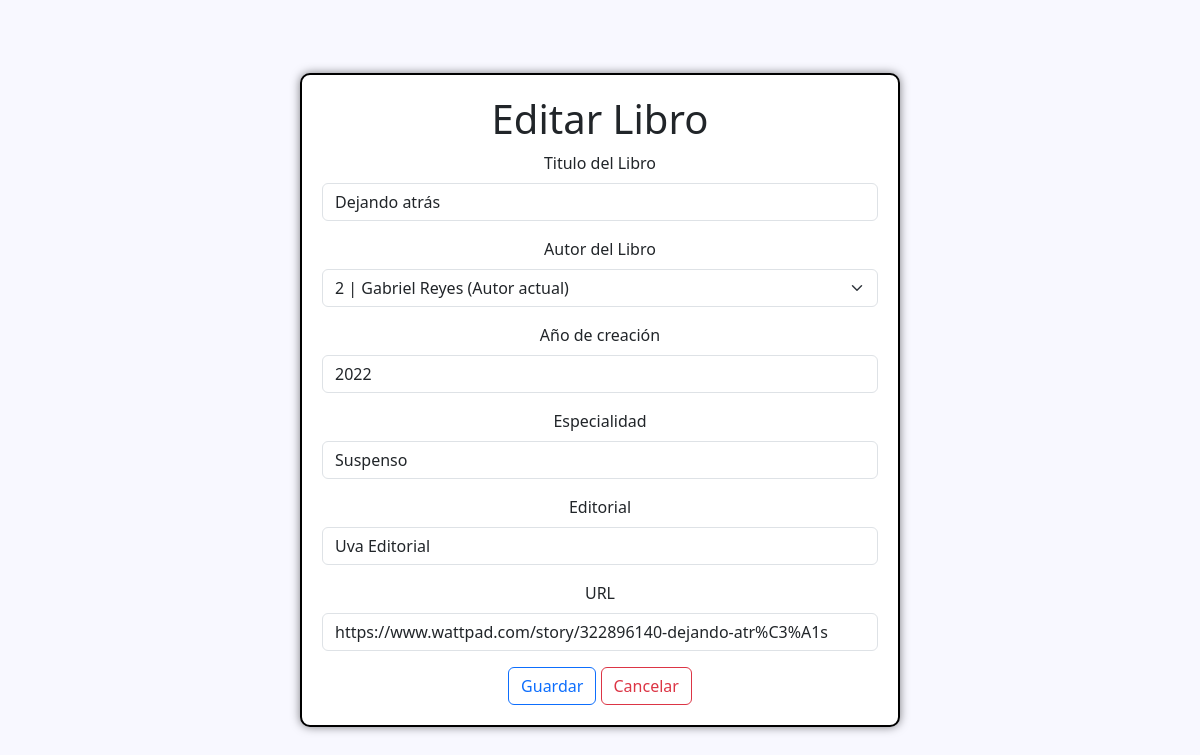
The app's page /Lab07/libro/update.php?id=3 with its own data.
### tables this page shows
CREATE TABLE `libro` (
  `libro_id` int(11) NOT NULL,
  `titulo` varchar(150) NOT NULL,
  `autor_id` int(11) NOT NULL,
  `anio` int(11) NOT NULL,
  `especialidad` varchar(60) DEFAULT NULL,
  `editorial` varchar(60) DEFAULT NULL,
  `link` varchar(250) DEFAULT NULL
);

### Lab07/libro/update.php (the view, shortened to what this page needs)
<?php
$conexion = conectar();
$libro_id = $_GET['id'];
$query = $conexion ->prepare("SELECT * FROM libro WHERE libro_id = '$libro_id'");
$query -> execute();
$resultado = $query -> get_result();
$libro = mysqli_fetch_array($resultado);
$titulo = $libro['titulo'];
$autor_id = $libro['autor_id'];
$anio = $libro['anio'];
$especialidad = $libro['especialidad'];
$editorial = $libro['editorial'];
$url = $libro['link'];
?>
<!DOCTYPE html>
<html lang="es">
<head>
    <link href="https://cdn.jsdelivr.net/npm/bootstrap@5.3.0-alpha3/dist/css/bootstrap.min.css" rel="stylesheet">
</head>
<body>
    <div class="container">
    <h1>Editar Libro</h1>
    <form  name="formCreate" action="update_libro.php" method="POST">
        <div class="mb-3">
            <label for="titulo" class="form-label">Titulo del Libro</label>
            <input type="text" class="form-control"name="titulo" placeholder="Nombre del libro" value="<?php echo $titulo ?>" maxlength= "150" required>
        </div>
        <div class="mb-3">
                <?php
                    $query_nombre_autor = "SELECT autor_id, CONCAT(autor_id,' | ',nombres, ' ', ape_paterno) AS nombre_autor FROM autor WHERE autor_id = $autor_id";
                    $result_nombre_autor = mysqli_query($conexion, $query_nombre_autor);
                    $autor_nombre = mysqli_fetch_array($result_nombre_autor);
                    $nombre = $autor_nombre['nombre_autor'];
                    echo "<label for='autor_id' class='form-label'>Autor del Libro </label>";
                    echo "<select name='autor_id' id='autor_id' class='form-select' value='<?php echo $autor_id >'>";
                    echo "<option selected value= $autor_id >$nombre  (Autor actual)</option>";
                ?>
            </select>
        </div>
        <div class="mb-3">
            <label for="anio" class="form-label">Año de creación</label>
            <input type="number" class="form-control" name="anio" placeholder="Año de creación del libro" value="<?php echo $anio ?>" maxlength= "4" required>
        </div>
        <div class="mb-3">
            <label for="especialidad" class="form-label">Especialidad</label>
            <input type="text" class="form-control"name="especialidad" placeholder="Editorial del libro" value="<?php echo $especialidad ?>" maxlength= "60" >
        </div>
        <div class="mb-3">
            <label for="editorial" class="form-label">Editorial</label>
            <input type="text" class="form-control"name="editorial" placeholder="Editorial del libro" value="<?php echo $editorial ?>" maxlength= "60">
        </div>
        <div class="mb-3">
            <label for="url" class="form-label">URL</label>
            <input type="text" class="form-control"name="url" placeholder="Enlace al libro" value="<?php echo $url ?>" maxlength= "250">
        </div>
            <button class="btn btn-outline-primary" type="submit">Guardar</button>
            <a class="btn btn-outline-danger" type="button" href="read_libro.php">Cancelar</a>
    </div>
</body>
</html>

### Lab07/libro/update.php (style rules this page uses)
body { background-color: ghostwhite ; display: flex; justify-content: center; align-items: center; height: 100vh; }
.container { background-color: white; border-radius: 10px; padding: 20px; text-align: center; border: 2px solid #000000; box-shadow: 0px 0px 10px 0px rgba(0,0,0,0.5); max-width: 50%; }

### records on screen
libro: titulo "Dejando atrás", autor_id "2 | Gabriel Reyes (Autor actual)", anio "2022", especialidad "Suspenso", editorial "Uva Editorial", url "https://www.wattpad.com/story/322896140-dejando-atr%C3%A1s"
